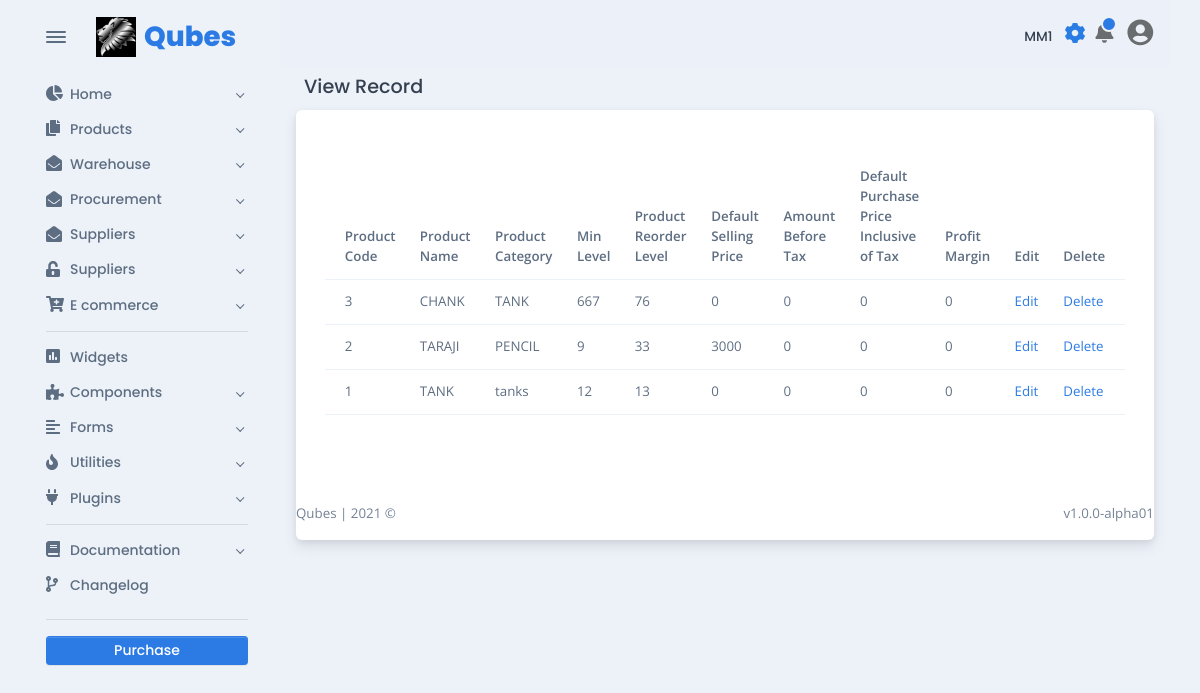
Screenshot of /products/view-product-ui.php (signed in) with the database file from the repository.
### tables this page shows
CREATE TABLE `tbl_product` (
  `product_code` bigint(254) NOT NULL,
  `product_name` varchar(100) NOT NULL,
  `product_unit` varchar(254) NOT NULL,
  `product_category` varchar(254) NOT NULL,
  `min_level` varchar(50) NOT NULL,
  `max_level` varchar(50) NOT NULL,
  `reorder` varchar(50) NOT NULL,
  `product_image` varchar(254) NOT NULL,
  `dsp_price` int(254) NOT NULL,
  `amount_before_tax` int(50) NOT NULL,
  `dpp_inc_tax` int(50) NOT NULL,
  `applicable_tax` int(50) NOT NULL,
  `profit_margin` int(50) NOT NULL,
  `product_supplier` varchar(50) NOT NULL,
  `user` varchar(50) NOT NULL
);

### products/view-product-ui.php (the view, shortened to what this page needs)
<!DOCTYPE html>
<html lang="en-US" dir="ltr">
<?php
include '../includes/base_page/head.php';
?>
<?php
include_once '../includes/dbconnect.php';
?>
<body>
  <main class="main" id="top">
    <div class="container" data-layout="container">
      <?php
      include '../includes/base_page/nav.php';
      ?>
      <div class="content">
        <?php
        include '../navbar-shared.php';
        ?>
        <h5 class="p-2">View Record</h5>
        <div class="card">
          <div class="card-body fs--1 p-4">
            <form>
              <div class="row my-3">
                <div class="col">
                  <table class="table">
                    <thead>
                      <tr>
                        <th scope="col">Product Code</th>
                        <th scope="col">Product Name</th>
                        <th scope="col">Product Category</th>
                        <th scope="col">Min Level</th>
                        <th scope="col">Product Reorder Level</th>
                        <th scope="col">Default Selling Price</th>
                        <th scope="col">Amount Before Tax</th>
                        <th scope="col">Default Purchase Price Inclusive of Tax</th>
                        <th scope="col">Profit Margin</th>
                        <th scope="col">Edit</th>
                        <th scope="col">Delete</th>
                      </tr>
                    </thead>
                    <tbody>
                      <?php
                      $sel_query = "Select * from tbl_product ORDER BY product_code desc;";
                      $result = mysqli_query($conn, $sel_query);
                      while ($row = mysqli_fetch_assoc($result)) { ?>
                        <tr>
                          <td scope="col"><?php echo $row["product_code"]; ?></td>
                          <td scope="col"><?php echo $row["product_name"]; ?></td>
                          <td scope="col"><?php echo $row["product_category"]; ?></td>
                          <td scope="col"><?php echo $row["min_level"]; ?></td>
                          <td scope="col"><?php echo $row["reorder"]; ?></td>
                          <td scope="col"><?php echo $row["dsp_price"]; ?></td>
                          <td scope="col"><?php echo $row["amount_before_tax"]; ?></td>
                          <td scope="col"><?php echo $row["dpp_inc_tax"]; ?></td>
                          <td scope="col"><?php echo $row["profit_margin"]; ?></td>
                          <td scope="col">
                            <a href="edit_ product.php?id=<?php echo $row["product_code"]; ?>">Edit</a>
                          </td>
                          <td scope="col">
                            <a href="delete_product.php?id=<?php echo $row["product_code"]; ?>">Delete</a>
                          </td>
                        </tr>
                      <?php $count++;
                      } ?>
                    </tbody>
                  </table>
                </div>
            </form>
          </div>
        </div>
        <?php
        include '../includes/base_page/footer.php';
        ?>
</body>
</html>

### includes/base_page/head.php (shortened to what this page needs)
<head>
  <link href="../assets/css/theme-rtl.min.css" rel="stylesheet" id="style-rtl">
  <link href="../assets/css/theme.min.css" rel="stylesheet" id="style-default">
</head>

### includes/base_page/nav.php (shortened to what this page needs)
<nav class="navbar navbar-light navbar-vertical navbar-expand-xl">
  <div class="d-flex align-items-center">
    <div class="toggle-icon-wrapper">
      <button class="btn navbar-toggler-humburger-icon navbar-vertical-toggle" data-toggle="tooltip" data-placement="left" title="Toggle Navigation"><span class="navbar-toggle-icon"><span class="toggle-line"></span></span></button>
    </div><a class="navbar-brand" href="../index.html">
      <div class="d-flex align-items-center py-3"><img class="mr-2" src="../assets/img/logos/qubes.jpeg" alt="OG LOL" width="40" /><span class="font-sans-serif">Qubes</span>
      </div>
    </a>
  </div>
  <div class="collapse navbar-collapse" id="navbarVerticalCollapse">
    <?php
    require 'sidenav-shared.php';
    genSideBar();
    ?>
  </div>
</nav>

### includes/base_page/sidenav-shared.php (shortened to what this page needs)
<?php
function genSideBar()
{
  echo <<<EOD
  <div class="navbar-vertical-content scrollbar">
  <ul class="navbar-nav flex-column">
    <li class="nav-item"><a class="nav-link dropdown-indicator" href="#home" data-toggle="collapse" role="button" aria-expanded="false" aria-controls="home">
      <div class="d-flex align-items-center"><span class="nav-link-icon"><span class="fas fa-chart-pie"></span></span><span class="nav-link-text"> Home</span>
      </div>
    </a>
  </li>
  <li class="nav-item"><a class="nav-link dropdown-indicator" href="#pages" data-toggle="collapse" role="button" aria-expanded="false" aria-controls="pages">
    <div class="d-flex align-items-center"><span class="nav-link-icon"><span class="fas fa-copy"></span></span><span class="nav-link-text"> Products</span>
    </div>
  </a>
</li>
<li class="nav-item"><a class="nav-link dropdown-indicator" href="#purchase_rqn" data-toggle="collapse" role="button" aria-expanded="false" aria-controls="purchase_rqn">
  <div class="d-flex align-items-center"><span class="nav-link-icon"><span class="fas fa-envelope-open"></span></span><span class="nav-link-text"> Warehouse</span>
  </div>
</a>
</li>
<li class="nav-item"><a class="nav-link dropdown-indicator" href="#email" data-toggle="collapse" role="button" aria-expanded="false" aria-controls="email">
  <div class="d-flex align-items-center"><span class="nav-link-icon"><span class="fas fa-envelope-open"></span></span><span class="nav-link-text"> Procurement</span>
  </div>
</a>
</li>
<li class="nav-item"><a class="nav-link dropdown-indicator" href="#supply" data-toggle="collapse" role="button" aria-expanded="false" aria-controls="email">
  <div class="d-flex align-items-center"><span class="nav-link-icon"><span class="fas fa-envelope-open"></span></span><span class="nav-link-text"> Suppliers</span>
  </div>
</a>
</li>
<li class="nav-item"><a class="nav-link dropdown-indicator" href="#authentication" data-toggle="collapse" role="button" aria-expanded="false" aria-controls="authentication">
  <div class="d-flex align-items-center"><span class="nav-link-icon"><span class="fas fa-unlock-alt"></span></span><span class="nav-link-text"> Suppliers</span>
  </div>
</a>
</li>
<li class="nav-item"><a class="nav-link dropdown-indicator" href="#e-commerce" data-toggle="collapse" role="button" aria-expanded="false" aria-controls="e-commerce">
  <div class="d-flex align-items-center"><span class="nav-link-icon"><span class="fas fa-cart-plus"></span></span><span class="nav-link-text"> E commerce</span>
  </div>
</a>
</li>
</ul>
<div class="navbar-vertical-divider">
  <hr class="navbar-vertical-hr my-2" />
</div>
<ul class="navbar-nav flex-column">
  <li class="nav-item"><a class="nav-link" href="../widgets.html">
    <div class="d-flex align-items-center"><span class="nav-link-icon"><span class="fas fa-poll"></span></span><span class="nav-link-text"> Widgets</span>
    </div>
  </a>
</li>
<li class="nav-item"><a class="nav-link dropdown-indicator" href="#components" data-toggle="collapse" role="button" aria-expanded="false" aria-controls="components">
  <div class="d-flex align-items-center"><span class="nav-link-icon"><span class="fas fa-puzzle-piece"></span></span><span class="nav-link-text"> Components</span>
  </div>
</a>
</li>
<li class="nav-item"><a class="nav-link dropdown-indicator" href="#forms" data-toggle="collapse" role="button" aria-expanded="false" aria-controls="forms">
  <div class="d-flex align-items-center"><span class="nav-link-icon"><span class="fas fa-align-left"></span></span><span class="nav-link-text"> Forms</span>
  </div>
</a>
</li>
<li class="nav-item"><a class="nav-link dropdown-indicator" href="#utilities" data-toggle="collapse" role="button" aria-expanded="false" aria-controls="utilities">
  <div class="d-flex align-items-center"><span class="nav-link-icon"><span class="fas fa-fire"></span></span><span class="nav-link-text"> Utilities</span>
  </div>
</a>
</li>
<li class="nav-item"><a class="nav-link dropdown-indicator" href="#plugins" data-toggle="collapse" role="button" aria-expanded="false" aria-controls="plugins">
  <div class="d-flex align-items-center"><span class="nav-link-icon"><span class="fas fa-plug"></span></span><span class="nav-link-text"> Plugins</span>
  </div>
</a>
</li>
</ul>
<div class="navbar-vertical-divider">
  <hr class="navbar-vertical-hr my-2" />
</div>
<ul class="navbar-nav flex-column">
  <li class="nav-item"><a class="nav-link dropdown-indicator" href="#documentation" data-toggle="collapse" role="button" aria-expanded="false" aria-controls="documentation">
    <div class="d-flex align-items-center"><span class="nav-link-icon"><span class="fas fa-book"></span></span><span class="nav-link-text"> Documentation</span>
    </div>
  </a>
</li>
<li class="nav-item"><a class="nav-link" href="../changelog.html">
  <div class="d-flex align-items-center"><span class="nav-link-icon"><span class="fas fa-code-branch"></span></span><span class="nav-link-text"> Changelog</span>
  </div>
</a>
</li>
</ul>
<div class="settings">
  <div class="navbar-vertical-divider">
    <hr class="navbar-vertical-hr my-3" />
  </div><a class="btn btn-sm d-block w-100 btn-purchase" href="https://themes.getbootstrap.com/product/falcon-admin-dashboard-webapp-template/" target="_blank">Purchase</a>
</div>
</div>
EOD;
}

### navbar-shared.php (shortened to what this page needs)
<nav class="navbar navbar-light navbar-glass navbar-top navbar-expand">
  <ul class="navbar-nav navbar-nav-icons ml-auto flex-row align-items-center">
    <ul class="navbar-nav align-items-center d-none d-lg-block">
      <li class="nav-item">
        <h6 id="branch" class="mt-3 mr-2"><?= $_SESSION['branch'] ?></h6>
      </li>
    </ul>
    <li class="nav-item"><a class="nav-link settings-popover" href="#settings-modal" data-toggle="modal"><span class="ripple"></span><span class="fa-spin position-absolute all-0 d-flex flex-center"><span class="icon-spin position-absolute all-0 d-flex flex-center">
            </span></span></a></li>
    <li class="nav-item dropdown">
      <a class="nav-link notification-indicator notification-indicator-primary px-0 icon-indicator" id="navbarDropdownNotification" href="#" role="button" data-toggle="dropdown" aria-haspopup="true" aria-expanded="false"><span class="fas fa-bell" data-fa-transform="shrink-6" style="font-size: 33px;"></span></a>
    </li>
    <li class="nav-item dropdown"><a class="nav-link pr-0" id="navbarDropdownUser" href="#" role="button" data-toggle="dropdown" aria-haspopup="true" aria-expanded="false">
        <div>
          <span class="fa fa-user-circle fa-2x mt-0"></span>
        </div>
      </a>
    </li>
  </ul>
</nav>

### includes/base_page/footer.php (shortened to what this page needs)
<footer>
  <div class="row g-0 justify-content-between fs--1 mt-4 mb-3">
    <div class="col-12 col-sm-auto text-center">
      <p class="mb-0 text-600">Qubes <span class="d-none d-sm-inline-block">| </span><br class="d-sm-none" /> 2021 &copy;</p>
    </div>
    <div class="col-12 col-sm-auto text-center">
      <p class="mb-0 text-600">v1.0.0-alpha01</p>
    </div>
  </div>
</footer>
</div>
</div>
</main>

### rows the page displays
tbl_product: product_code "3", product_name "CHANK", product_category "TANK", min_level "667", reorder "76", dsp_price "0", amount_before_tax "0", dpp_inc_tax "0", profit_margin "0"
tbl_product: product_code "2", product_name "TARAJI", product_category "PENCIL", min_level "9", reorder "33", dsp_price "3000", amount_before_tax "0", dpp_inc_tax "0", profit_margin "0"
tbl_product: product_code "1", product_name "TANK", product_category "tanks", min_level "12", reorder "13", dsp_price "0", amount_before_tax "0", dpp_inc_tax "0", profit_margin "0"

### other values shown
$_SESSION['branch'] "MM1"
